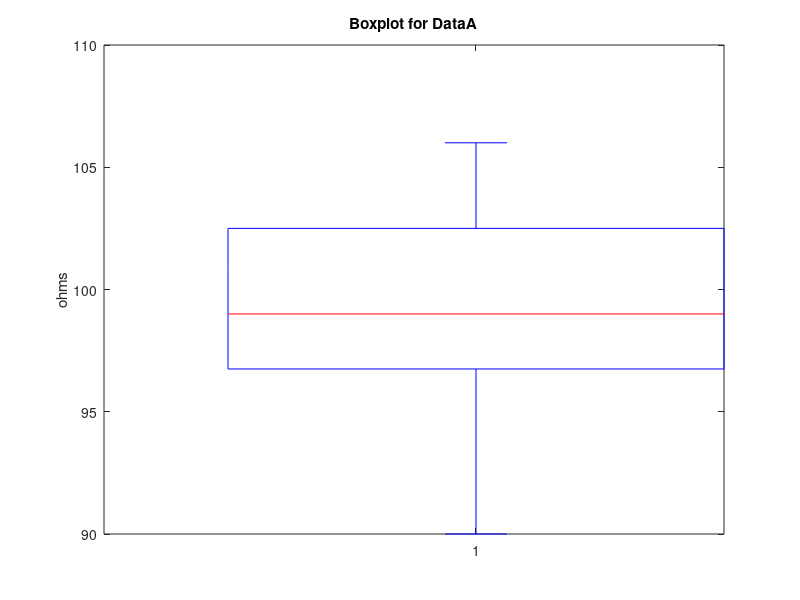
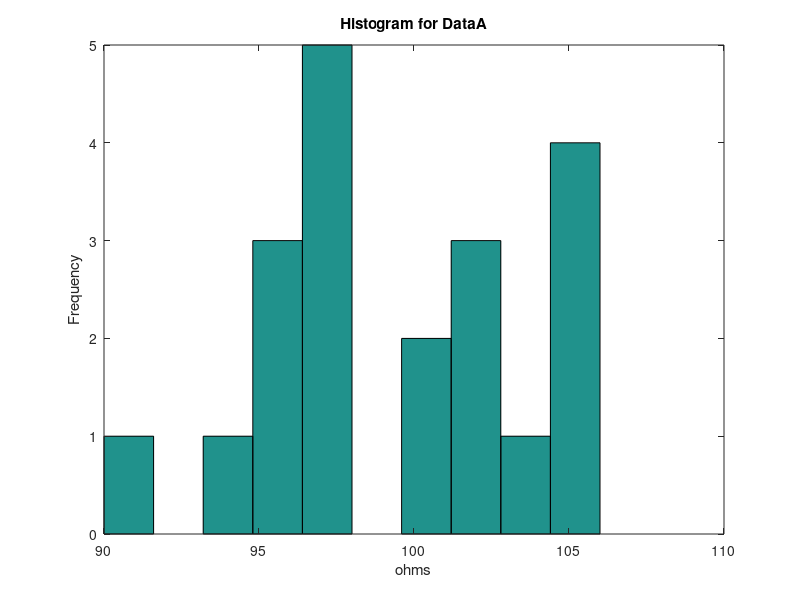
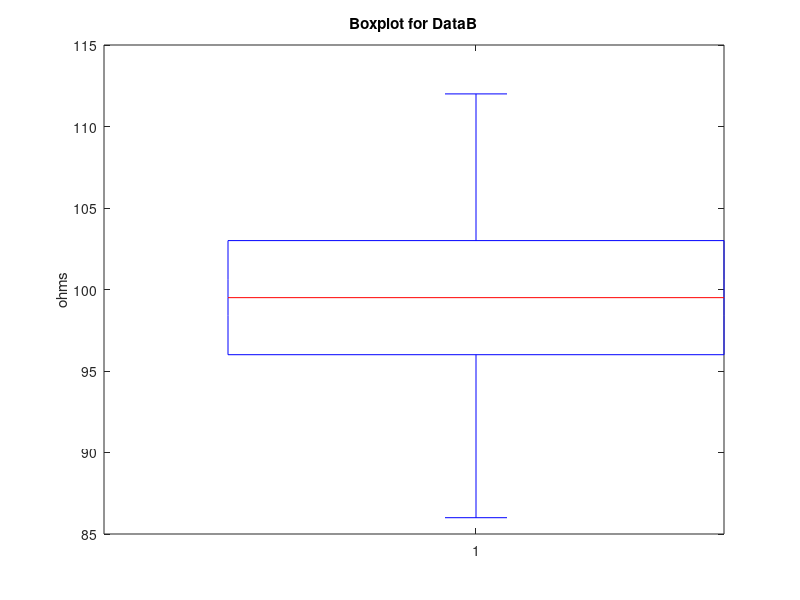
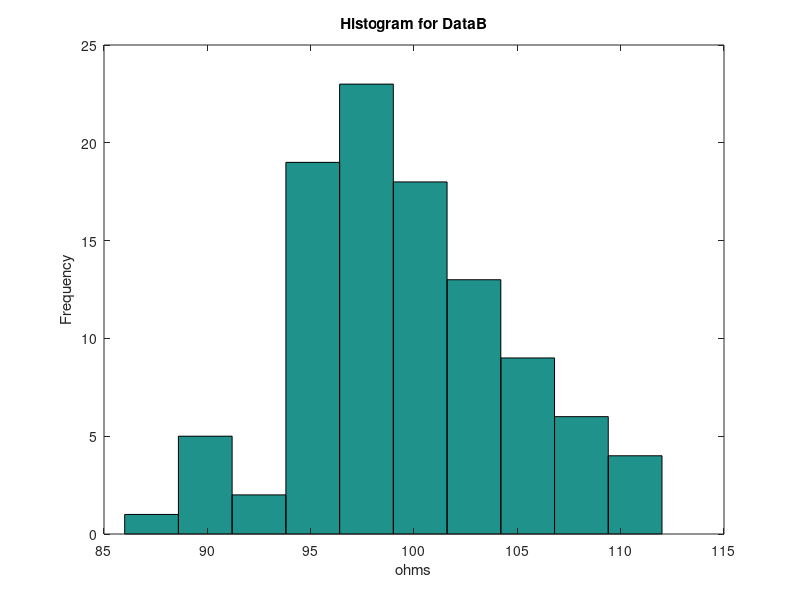

Recreate these plots in MATLAB, in order.
%%
% Student Names: Your FULL NAME(s)
% Student IDs: Your STUDENT ID(s)
%
%                      Probability and Statistics
%
%                       Instructor: Ying He
%                         
% 
%%%%%%%%%%%%%%%%%%%%%%%%%%%%%%%%%%%%%%%%%%%%%%%%%%%%%%%%%%%%%%%%%%%%%%%%%%%
%                              Resistors
%
% Assume that we tested two batches of resistors (ohms) from two different
% plants, A and B. The first batch was very small. The second batch
% was much larger.

%% Init

clc

clear

close all

format compact

disp('Code by: Alexander Macri  0384086 8:00 AM')
disp('Code by: Adam Kimball     0386149 8:00 AM')
disp('Code by: Grissess MacWookie  0000001 6:66 AM')
disp(' ');

%% Process data [Done]

dataA = load ( 'dataA.txt' );
%dataA = xlsread('STAT383_Project_data.xlsx',1,'B2:B21');
Na = size(dataA,1);

dataB = load ( 'dataB.txt' );
%dataB = xlsread('STAT383_Project_data.xlsx',1,'D2:D101');
Nb = size(dataB,1);

%% Plot the data (dataA) [Done]

% (Box plot) For the key parts of the plot, see figure 6.24 in textbook

figure('name','Boxplot for DataA');boxplot(dataA);title ('Boxplot for DataA');ylabel('ohms');

% (Histogram)
figure('name','Histogram for DataA');hist(dataA);title ('Histogram for DataA');ylabel('Frequency');xlabel('ohms')

%% Questions [Done]

% Is the data skewed? Why or why not. Use your plots to support your
% analysis. HINT: Read 6.2 and 6.3 carefully.

disp(['The data in the first data set, A, seems to be Bimodal. \n' ... 
    'This is illustrated by the fact that the box plot indicates a very symmetric relationship to either side of the median line\n' ... 
    '(from min to q1 and q3 to max, as well as q1 to median and median to q3),\n' ...
    'in addition to the histogram, visually, having two apparent distinct distribution curves, which is indicative of bimodality.']);

disp('\n\n');
%% Plot the data (dataB)[Done]

% (Box plot) For the key parts of the plot, see figure 6.24
figure('name','Boxplot for DataB');boxplot(dataB);title ('Boxplot for DataB');ylabel('ohms')

% (Histogram)
figure('name','Histogram for DataB');hist(dataB);title ('Histogram for DataB');ylabel('Frequency');xlabel('ohms')


%% Questions [Done]

%Is the data skewed? Why or why not.. Use your plots to support your
%analysis. HINT: Read 6.2 and 6.3 carefully.

disp(['The data in the second data set, B, seems to be positively skewed. \n' ... 
    'This is illustrated by the fact that in the boxplot, the length of the horizontal line from the median to Q3 is much longer than from Q1 to the median.\n' ...
    'This is also illustrated by the histogram, visually, having a long tail to the right, which is indicative of a positive skew.']);

disp('\n\n');

%% Sample Analysis [NOT DONE]
% For each data set, calculate the sample mean, mode, median and sample
% standard deviation. The median you can get from the box plot or the MatLab
% command "median(data)" and the mode seen from the data or use the MatLab
% command "mode(data)". However, the sample mean and sample standard
% deviation MUST be calculated using the formulas from the book, i.e.
% do not use software commands like "mean(X)" but you can still use "sum".

meanA = sum(dataA)/Na;
meanB = sum(dataB)/Nb;

diffA = dataA - meanA;
diffB = dataB - meanB;

varA = (sum(diffA.^2))/(Na-1);
varB = (sum(diffB.^2))/(Nb-1);

stdDevA = sqrt((sum(diffA.^2))/(Na-1));
stdDevB = sqrt((sum(diffB.^2))/(Nb-1));

sampleStdDevA = sqrt((sum(diffA.^2))/(Na));
sampleStdDevB = sqrt((sum(diffB.^2))/(Nb));

disp('For data set A:');
disp(['The sample mean is ' num2str(meanA)]);
disp(['The mode is ' num2str(mode(dataA))]);
disp(['The median is ' num2str(median(dataA))]);
disp(['The sample standard deviation is ' num2str(sampleStdDevA)]);
disp(' ');
disp('For data set B:');
disp(['The sample mean is ' num2str(meanB)]);
disp(['The mode is ' num2str(mode(dataB))]);
disp(['The median is ' num2str(median(dataB))]);
disp(['The sample standard deviation is ' num2str(sampleStdDevB)]);


%% Confidence Intervals [NOT DONE]
% For this part, it will be useful to use the MatLab function "tinv". This
% will calculate the critical value for a random variable with a student-t
% distribution given v, which is the degrees of freedom.
%
% For example, to calculate the t-citical value given alpha = a, and v
% degrees of freedom (usually n-1), we would use,
%
%                   tinv(1-alpha,v)
%
%% Calculate and display TWO-sided "t" confidence intervals for the sample mean of dataA and dataB that you calculated above for... [NOT DONE]
%  (Display it in the same format as the instructions sheet.)

disp(' ')

% For confidence level 95% for dataA

t95A = tinv(.95,Na-1);
lower95A = meanA-(t95A*(sampleStdDevA/Na));

upper95A = meanA+(t95A*(sampleStdDevA/Na));

disp(['The two-sided, 95% confidence interval for the sample mean of data set A, is (' num2str(lower95A) ', ' num2str(upper95A) ')']);

disp(' ')
% For confidence level 95% for dataB

t95B = tinv(.95,Nb-1);
lower95B = meanB-(t95B*(sampleStdDevB/Nb));

upper95B = meanB+(t95B*(sampleStdDevB/Nb));

disp(['The two-sided, 95% confidence interval for the sample mean of data set B, is (' num2str(lower95B) ', ' num2str(upper95B) ')']);

disp(' ')
% For confidence level 99% for dataA

t99A = tinv(.99,Na-1);
lower99A = meanA-(t99A*(sampleStdDevA/Na));

upper99A = meanA+(t99A*(sampleStdDevA/Na));

disp(['The two-sided, 99% confidence interval for the sample mean of data set A, is (' num2str(lower99A) ', ' num2str(upper99A) ')']);

disp(' ')
% For confidence level 99% for dataB

t99B = tinv(.99,Nb-1);
lower99B = meanB-(t95B*(sampleStdDevB/Nb));

upper99B = meanB+(t99B*(sampleStdDevB/Nb));

disp(['The two-sided, 99% confidence interval for the sample mean of data set B, is (' num2str(lower99B) ', ' num2str(upper99B) ')']);

disp(' ')
%% Hypothesis Testing [NOT DONE]
%
% For this part, it will be useful to use the MatLab function "cdf". This
% function will calculate the cumulative distribution function for a
% particular distribution. For example, to calculate P(X < x) where X is a
% normally distributed variable with some known mean and STANDARD DEVIATION
% (MatLab uses std dev in its code, not variance) we would use,
%
%                   cdf('normal',x,mean, std dev)
%
% where mean and variance are numerical values and 'normal" is put in
% exactly as shown. For example, the standard normal distribution has a
% specific mean and variance, namely mean = 0 and var = 1. Therefore,
% if we want to calculate P(Z < z), we use the cumulative distribution for
% a standard normal distribution which would be,
%
%                   cdf('normal',z,0,1)
%
% Similarly, you can calculate the cumulative distribution function for a
% student-t or just "t" distribution for some amount v, or degrees of
% freedom,
%
%                   cdf('t',t,v)
%
% NOTE: Both cdf functions calculate P(X < x). In other words, the function
% is defined from -inf to x. Typically you need P(X > x) for the p-value.

%% Calculate and display (as a probability) the cumulative distribution function for... [NOT DONE]

% For t = 2.262 with 9 degrees of freedom.
disp(['The T cdf for t = 2.262 is P(T<t) = ' num2str(cdf('t',2.262,9))]);

%  Hint: To check your code, check that it matches the value in your t-table or Table III in the back of your textbook.

disp(' ');
%% Calculate and display the p-value for ... [NOT DONE]

% For the two-sided problem for data A with null hypothesis H0: mu_A = 98.25
tstarA = (((meanA - 98.25)*(sqrt(Na))/(sampleStdDevA)));

disp(['For H0: mu_A = 98.25, the p-value = ' num2str(2*(1-cdf('normal',98.25,meanA,sampleStdDevA)))]);

% For the two-sided problem for data B with null hypothesis H0: mu_B = 98.25
tstarB = (((meanB - 98.25)*sqrt(Nb))/(sampleStdDevB));

disp(['For H0: mu_B = 98.25, the p-value = ' num2str(2*(1-cdf('normal',98.25,meanB,sampleStdDevB)))]);

disp(' ');
%% QUESTION - Assume a significance level of 5%, should you reject the null hypothesis in either case now? Why? [NOT DONE]
% When you answer this below, include your calculated p-value in addtion to the t statistic.
% Do this for both dataA and dataB.
%
%  (Display your answer in the command window as before (same format as the
%  instructions sheet example). Hint: See figure 8.30 in book.

disp(['The absolute value of the t statistic for dataA ' num2str(tstarA)]);
disp(['[is whatever than] the critical value, ' num2str(cdf('t',0.05,Na-1)) ]);
disp('and therefore with a significance level of 5%, we [do something] the null.');


disp(['The absolute value of the t statistic for dataB ' num2str(tstarB)]);
disp(['[is whatever than] the critical value, ' num2str(cdf('t',0.05,Nb-1)) ]);
disp('and therefore with a significance level of 5%, we [do something] the null.');




%% Paired, two sided t-test: [NOT DONE]
% Imagine that "dataA" is attained by meauring the resistors using a standard
% ohm meter. However, a new procudure measures the resistance in a much faster
% way. The data below (dataC) are the resitances as measured this new way.

% DO NOT ALTER THIS CELL

dataC = [103;99;107;101;96;99;101;95;97;101;99;98;101;101;105;103;103;104;98;91];

%% Calculate and display the p-value for ... [NOT DONE]

% For the two-sided problem with null hypothesis H0: muA - muC = 0

qAC = dataA-dataC;
dAC = sum(qAC)/Na;
sdAC = sum(qAC - dAC)^2/(Na-1);
tstarAC = ((dAC-0)*(sqrt(Na)))/(sdAC);

disp(['For H0: muA - muC = 0, the paired p-value = ' num2str(2*(1-cdf('t',0.05,Na-1)))])

%% QUESTION - Assume a significance level of 5%, would you say that there is a significant difference between the methods (reject)? [NOT DONE]
% 
%
%  (Display your answer in the command window as before (same format as the
%  instructions sheet example).

disp(['The absolute value of the t statistic ' num2str(tstarAC)]);
disp(['[is whatever than] the critical value, ' num2str(cdf('t',0.05,Nb-1)) ]);
disp('and therefore with a significance level of 5%, we [do something] the null.');


%% Un-paired (independent) two-sided t-test: [NOT DONE]
% Imagine that "dataA" is using the standard machine to make resistors,
% while a new machine that is cheaper is being used to to create the data
% below (dataD).

%% DO NOT ALTER THIS CELL

dataD = [103;99;107;101;96;99;101;95;97;101;99;98;101;101;105;103;103;104;98;91;95;97;101;99;98;101];

%% Calculate and display the p-value for (do NOT assume a pooled variance) ... [NOT DONE]

% For the two-sided problem with null hypothesis H0: muA - muD = 0

Nd = size(dataD,1);

meanA = sum(dataA)/Na;
meanD = (sum(dataD)/Nd);

VarA = sum(dataA - meanA)^2/(Na-1);
VarD = sum(dataD - meanD)^2/(Nd-1);

numor = meanA-meanD-0;
denom = sqrt((VarA/Na)+(VarD/Nd));

tstarAD = numor/denom;

disp(['For H0: muA - muC = 0, the paired p-value = ' num2str(2*(1-cdf('t',0.05,Nd-1)))])

%% QUESTION - Assume a significance level of 5%, would you say that there is a significant difference between the machines (reject)? [NOT DONE]
% 
%
%  (Display your answer in the command window as before (same format as the
%  instructions sheet example).

disp(['The absolute value of the t statistic ' num2str(tstarAD)]);
disp(['[is whatever than] the critical value, ' num2str(cdf('t',0.05,Nb-1)) ]);
disp('and therefore with a significance level of 5%, we [do something] the null.');

disp(' ')
%%                  Fitting a Line (paramter estimation) [NOT DONE]
%
% The manager of the resistor plant wishes to investigate how the plant's
% electricity usage depends upon the value of the resistor produced.
% DataA is the resistor information while the data below is the electricity
% is used during the production of the resistors.
%
% The manager plots the data and determines that a linear model is best.
%
%                           Y = m * X + b;
%
% where Y is electricty usage (in watts) and X is value of the resistors.

%% DO NOT ALTER THIS CELL
m = 0.5;    % slope of relationship
b = 0.2;    % intercept

G = 0.1; %Noise factor

s = G*randn(1,Na);      % uncertainty in time measurements (standard deviation)

Y = m*dataA' + b + s;
dataY = Y';

%% Calculate and display the slope and intercept [NOT DONE]
% using dataA as the independent varible (X) and dataY as the dependent variable (Y).
% You CANNOT use "polyfit" or the like. You must use the equations we
% discuss in class (12.2 in the book).


MM = (((Na * sum(dataA.*dataY)) - (sum(dataA) * sum(dataY)))/((Na*sum(dataA.^2)) - sum(dataA)^2));

BB = (sum(dataY)/Na);
%% Plot fitted regression line against data [NOT DONE]
% The following code is how I display line and data. It doesn't mean you
% HAVE to use it.....
%
% Fit2=MM*dataA + BB;    
% This is my fit line. MM and BB are estimates for slope and intercpet.
%
% figure;plot(dataA,dataY,'b.',dataA,Fit2,'r-');
% xlabel('Resistance(ohms)');
% ylabel('Electricity Usage(Watts)');
% title('Best Linear Fit')
% 

Fit2=MM*dataA + BB;    
%This is my fit line. MM and BB are estimates for slope and intercpet.

figure('name','This is my fit line. MM and BB are estimates for slope and intercpet');plot(dataA,dataY,'b.',dataA,Fit2,'r-');
xlabel('Resistance(ohms)');
ylabel('Electricity Usage(Watts)');
title('Best Linear Fit')
